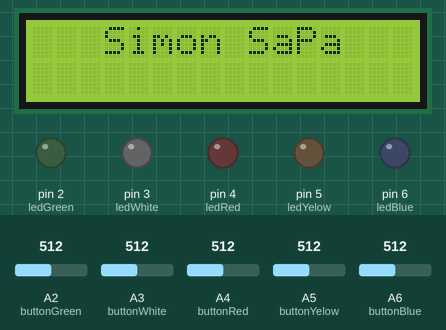
Recording of a sketch running on a simulated Arduino Nano, built with avr-gcc and run on an emulated ATmega328P. Parts: 16×2 character LCD, output pins drawn as LEDs (lit = HIGH). The inputs (shaded band) are chosen by the test bench; at power-on: A2 (buttonGreen) = 512, A3 (buttonWhite) = 512, A4 (buttonRed) = 512, A5 (buttonYelow) = 512, A6 (buttonBlue) = 512. Random numbers use the default seed unless the sketch sets one.

Above: at 0.1 s.
At 0.6 s:
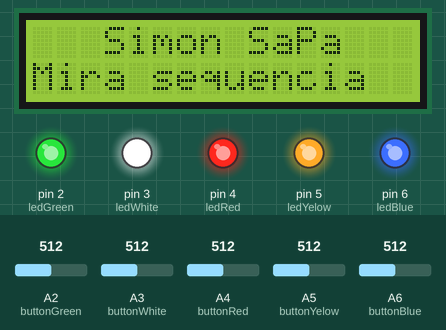
At 2.1 s:
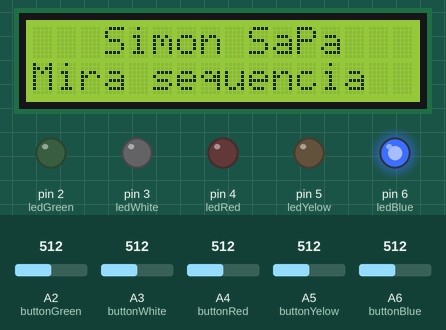
At 3.3 s:
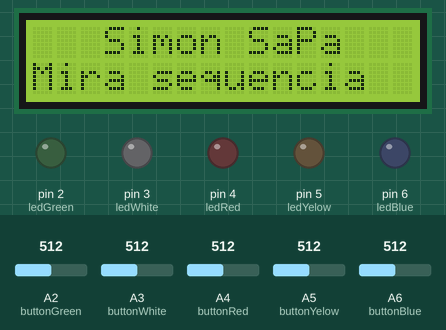
At 4.1 s:
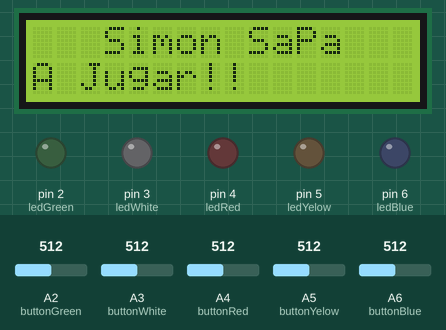
Timing chart, 0 to 5.6 s (numbered marks = the images above):
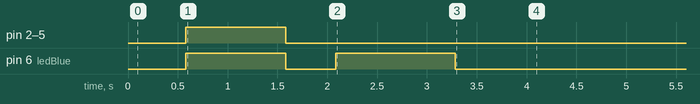

Measured:
- by itself, pin 2 (ledGreen), pin 3 (ledWhite), pin 4 (ledRed), pin 5 (ledYelow): LOW → HIGH at 0.58 s, → LOW 1.0 s later
- by itself, pin 6 (ledBlue): LOW → HIGH at 0.58 s, → LOW 1.0 s later, → HIGH 0.50 s later, → LOW 1.2 s later
- what the display in image 1 shows lasts 3.5 s, from 0.6 s to 4.1 s

The sketch:

ArduinoSimonSaPa.ino
```cpp
#include <LiquidCrystal.h>

LiquidCrystal lcd(7, 8, 9, 10, 11, 12);

// Green
#define ledGreen 2
#define buttonGreen A2
// White
#define ledWhite 3
#define buttonWhite A3
// Red
#define ledRed 4
#define buttonRed A4
// Yelow
#define ledYelow 5
#define buttonYelow A5
// Blue
#define ledBlue 6
#define buttonBlue A6

// variable per a sapiguer si el boto a sigut presionat
int statusSensorButton[7];
// Variable per comprobar en quin estat estaba abans els botons
int oldStatusSensorButton[7];
// variable per a tindre la secuencia del joc
int sequence[100];
// variable que marca el maxim de la secuencia
int maxLoop = 100;
// variable on ens diu en quina posicio actual estem en la secuencia
int nextPositionArray = 0;
// variable per saber si es hora de jugar o es hora de mirar. Si es True es hora de jugar i si es False es hora de mirar
bool IsItTimeToPlay = false;
// variable per a sapiguer en quina posicio de la secuencia en toca actualment
int CurrentSequencePosition = -1;
// maxim de columnes en la pantalla
int maxColumnsScreen = 16;
// maxim de files en la pantalla
int maxRowScreen = 2;
// Variable per a marcar que s'ha iniciat el torn
bool startTurn = false;

// funcio per a la configuracio inicial
void setup()
{
    // aixo es per a que mostri per pantalla de la aplicacio els missatges amb el Serial.println(" ");
    Serial.begin(9600);

    // aixo serveix per a iniciar els numeros aletoris
    randomSeed(analogRead(0));

    // aixo ho fem per a ficar tota la seqüencia aleatoria a un array
    for (byte i = 0; i < maxLoop; i = i + 1)
    {
        sequence[i] = random(2, 7);
    }

    // iniciem botons
    initButtons(ledGreen, buttonGreen);
    initButtons(ledRed, buttonRed);
    initButtons(ledBlue, buttonBlue);
    initButtons(ledYelow, buttonYelow);
    initButtons(ledWhite, buttonWhite);

    // Inicializem la pantalla. Compte quantes columnes i files té la pantalla. Fiquem missatge inicial
    lcd.begin(maxColumnsScreen, maxRowScreen);
    showMessageOnScreen("Simon SaPa", 3, 0);
    showMessageOnScreen(" ", 0, 1);
}

// funcio de Loop. Aquesta funcio es recorre indefinidament cada pocs milisegons
void loop()
{

    // si es hora de jugar entra i fem les tasques que calguin per jugar
    if (IsItTimeToPlay)
    {
        // mostrar missatge de jugar
        showMessageOnScreen("A Jugar!!", 0, 1);

        // comprobem que algun dels boton hagi sigut clicat
        statusSensorButton[buttonGreen] = analogRead(buttonGreen);
        statusSensorButton[buttonRed] = analogRead(buttonRed);
        statusSensorButton[buttonBlue] = analogRead(buttonBlue);
        statusSensorButton[buttonWhite] = analogRead(buttonWhite);
        statusSensorButton[buttonYelow] = analogRead(buttonYelow);

        delay(100);

        offAllLeds();

        // funcions per a comprobar si s'ha presionat el boton i si cal inicial el led i continuar amb la seqüencia
        checkIfTheButtonHasBeenPressed(buttonGreen, ledGreen);
        checkIfTheButtonHasBeenPressed(buttonRed, ledRed);
        checkIfTheButtonHasBeenPressed(buttonBlue, ledBlue);
        checkIfTheButtonHasBeenPressed(buttonWhite, ledWhite);
        checkIfTheButtonHasBeenPressed(buttonYelow, ledYelow);

        // Si la seguent posicio del array es mes gran que la posicio actual de la seqüencia i a mes ja s'ha iniciat el joc, presionan un dels botons correctes.
        // Aixo vol dir que ja esta el torn acabat i que s'ha de fer de nou la seqüencia afegin un nou color.
        if (nextPositionArray > CurrentSequencePosition && startTurn)
        {
            IsItTimeToPlay = false;
        }

        // agefim a la variable del estat anterior el estat actual
        oldStatusSensorButton[buttonGreen] = statusSensorButton[buttonGreen];
        oldStatusSensorButton[buttonRed] = statusSensorButton[buttonRed];
        oldStatusSensorButton[buttonBlue] = statusSensorButton[buttonBlue];
        oldStatusSensorButton[buttonWhite] = statusSensorButton[buttonWhite];
        oldStatusSensorButton[buttonYelow] = statusSensorButton[buttonYelow];
    }
    else
    {
        // si no es hora de jugar i per tant es hora de mirar, el que fara es mostrar la secuencia seguent a realizar.

        // mostrar missatgeen blanc
        showMessageOnScreen(" ", 0, 1);

        // apaguem tots els leds
        offAllLeds();

        // Iniciem tots els leds per mostrar que estem començant la seqüència
        delay(500);
        onAllLeds();

        // mostrar missatge de mirar
        showMessageOnScreen("Mira sequencia", 0, 1);
        delay(1000);

        // apaguem tots els leds
        offAllLeds();
        delay(500);

        // inicialitzem la posicio del array per a la seguent tanda de jugar
        nextPositionArray = 0;
        // inicialitzem el joc per al seguent torn
        startTurn = false;

        // afegim un mes a la actual posicio de la seqüencia
        CurrentSequencePosition = CurrentSequencePosition + 1;

        // recorrem tota la secuencia, fins la posicio que ens toqui actualment
        for (byte i = 0; i < CurrentSequencePosition + 1; i = i + 1)
        {
            int currentSequence = sequence[i];
            turnOnLed(currentSequence);
            delay(1000);
            offAllLeds();
            delay(500);
        }

        // afegim l'hora de Jugar i apaguem tots els leds
        IsItTimeToPlay = true;
        delay(300);
        offAllLeds();
    }
}

// funcio per a la inicialitzacio del led i del boto. Parametre primer el pin del led i despres el pin del boto.
void initButtons(int led, int button)
{
    // primer s'inicia el led i el fiquem apagat i despres iniciem el boto.
    pinMode(led, OUTPUT);
    digitalWrite(led, LOW);
    pinMode(button, INPUT);
}

// funcio per a comprobar si s'ha presionat el boto. Parametres pin del boto i pin del led
void checkIfTheButtonHasBeenPressed(int button, int led)
{
    // comprobem: primer si en el array esta el boto clicat. Segon si el antic estat del boto ha estat clicat.
    if (statusSensorButton[button] == 0 && oldStatusSensorButton[button] != 0)
    {
        // Si la secuencia es la correcta.
        if (sequence[nextPositionArray] == led)
        {
            // iniciem la variable del joc. aquesta variable nomes estara en true aquí
            startTurn = true;

            // afegim un mes a la variable per a seguir amb la seqüencia
            nextPositionArray = nextPositionArray + 1;

            // enguem el led
            turnOnLed(led);
        }
        else
        {
            // si la seqüència no és correcta el que farà és finalitzar el joc i Mostrar un missatge que s'ha acabat el joc
            Serial.println(" No Correcto");
        }
    }
}

// funcio per encendre els leds. Parametre el pin del led.
void turnOnLed(int numLed)
{
    digitalWrite(numLed, HIGH);
    delay(200);
}

// funcio per apagar tots els leds
void offAllLeds()
{
    digitalWrite(ledBlue, LOW);
    digitalWrite(ledRed, LOW);
    digitalWrite(ledGreen, LOW);
    digitalWrite(ledYelow, LOW);
    digitalWrite(ledWhite, LOW);
}

// funcio per encendre tots els leds
void onAllLeds()
{
    digitalWrite(ledBlue, HIGH);
    digitalWrite(ledRed, HIGH);
    digitalWrite(ledGreen, HIGH);
    digitalWrite(ledYelow, HIGH);
    digitalWrite(ledWhite, HIGH);
}

// funcio per a mostrar missatges. El primer parametre es per al texte que es mostrara, el segon per a la columna i el tercer per a la fila
void showMessageOnScreen(String textScreen, int colum, int row)
{
    // Afegeix al final de espais en blanc
    while (textScreen.length() < maxColumnsScreen)
    {
        textScreen += " ";
    }

    // estableix la posició del cursor (on apareixerà el text següent) columna 0 i fila 1
    lcd.setCursor(colum, row);

    // mostra el missatge que veiem a la primera línia de la pantalla.
    lcd.print(textScreen);
}
```
